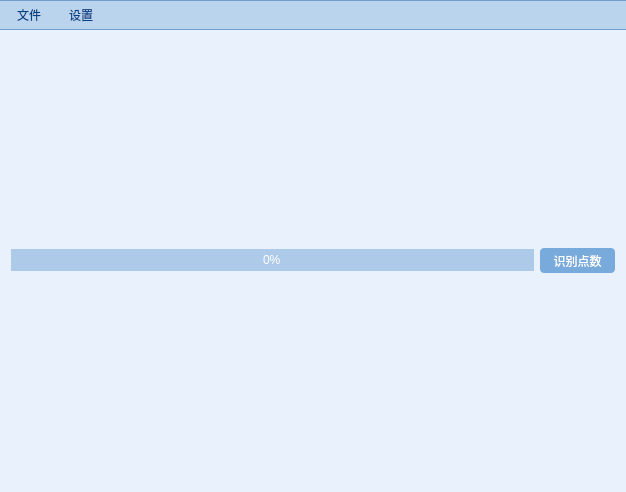
<?xml version="1.0" encoding="UTF-8"?>
<ui version="4.0">
 <class>MainWindow</class>
 <widget class="QMainWindow" name="MainWindow">
  <property name="geometry">
   <rect>
    <x>0</x>
    <y>0</y>
    <width>626</width>
    <height>492</height>
   </rect>
  </property>
  <property name="windowTitle">
   <string>MainWindow</string>
  </property>
  <property name="styleSheet">
   <string notr="true">#centralWidget{
         background: rgb(232, 241, 252);
}
#listWidget{
background: rgb(173, 202, 232);
}
#menuBar{
        background: rgb(187, 212, 238);
        border: 1px solid rgb(111, 156, 207);
        border-left: none;
        border-right: none;}
QMenuBar::item {
        border: 1px solid transparent;
        padding: 5px 10px 5px 10px;
        background: transparent;
}
QMenuBar::item:enabled {
        color: rgb(2, 65, 132);
}
QMenuBar::item:!enabled {
        color: rgb(155, 155, 155);
}
QMenuBar::item:enabled:selected {
        border-top-color: rgb(111, 156, 207);
        border-bottom-color: rgb(111, 156, 207);
        background: rgb(198, 224, 252);
}
QMenu {
        border: 1px solid rgb(111, 156, 207);
        background: rgb(232, 241, 250);
}
QMenu::item {
        height: 22px;
        padding: 0px 25px 0px 20px;
}
QMenu::item:enabled {
        color: rgb(84, 84, 84);
}
QMenu::item:!enabled {
        color: rgb(155, 155, 155);
}
QMenu::item:enabled:selected {
        color: rgb(2, 65, 132);
        background: rgba(255, 255, 255, 200);
}
QMenu::separator {
        height: 1px;
        background: rgb(111, 156, 207);
}
QMenu::indicator {
        width: 13px;
        height: 13px;
}
QProgressBar{
        border: none;
        text-align: center;
        color: white;
        background: rgb(173, 202, 232);
}
QProgressBar::chunk {
        background: rgb(16, 135, 209);
}

QProgressBar#progressBar {
        border: none;
        text-align: center;
        color: white;
        background-repeat: repeat-x;
}
QProgressBar#progressBar::chunk {
        border: none;
        background-repeat: repeat-x;
}
QScrollBar:vertical
{
    width:8px;
    background:rgba(0,0,0,0%);
    margin:0px,0px,0px,0px;
    padding-top:9px;
    padding-bottom:9px;
}
QScrollBar::handle:vertical
{
    width:8px;
    background:rgba(0,0,0,25%);
    border-radius:4px; 
    min-height:20;
}
QScrollBar::handle:vertical:hover
{
    width:8px;
    background:rgba(0,0,0,50%);  
    border-radius:4px;
    min-height:20;
}
/*按钮*/
QPushButton{
        border-radius: 4px;
        border: none;
        width: 75px;
        height: 25px;
}
QPushButton:enabled {
        background: rgb(120, 170, 220);
        color: white;
}
QPushButton:!enabled {
        background: rgb(180, 180, 180);
        color: white;
}
QPushButton:enabled:hover{
        background: rgb(100, 160, 220);
}
QPushButton:enabled:pressed{
        background: rgb(0, 78, 161);
}

QPushButton#blueButton {
        color: white;
}
QPushButton#blueButton:enabled {
        background: rgb(0, 78, 161);
        color: white;
}
QPushButton:!enabled {
        background: rgb(180, 180, 180);
        color: white;
}</string>
  </property>
  <widget class="QWidget" name="centralWidget">
   <layout class="QVBoxLayout" name="verticalLayout_2">
    <item>
     <layout class="QVBoxLayout" name="verticalLayout" stretch="0">
      <item>
       <layout class="QHBoxLayout" name="horizontalLayout" stretch="0,0">
        <item>
         <widget class="QProgressBar" name="progressBar">
          <property name="value">
           <number>0</number>
          </property>
          <property name="textVisible">
           <bool>true</bool>
          </property>
         </widget>
        </item>
        <item>
         <widget class="QPushButton" name="pushButton">
          <property name="text">
           <string>识别点数</string>
          </property>
         </widget>
        </item>
       </layout>
      </item>
     </layout>
    </item>
   </layout>
  </widget>
  <widget class="QMenuBar" name="menuBar">
   <property name="geometry">
    <rect>
     <x>0</x>
     <y>0</y>
     <width>626</width>
     <height>30</height>
    </rect>
   </property>
   <widget class="QMenu" name="menuopen">
    <property name="title">
     <string>文件</string>
    </property>
    <addaction name="actionopen"/>
    <addaction name="actionclose"/>
   </widget>
   <widget class="QMenu" name="menu">
    <property name="title">
     <string>设置</string>
    </property>
    <widget class="QMenu" name="menu_2">
     <property name="title">
      <string>排列</string>
     </property>
     <addaction name="action1"/>
     <addaction name="action2"/>
    </widget>
    <addaction name="menu_2"/>
   </widget>
   <addaction name="menuopen"/>
   <addaction name="menu"/>
  </widget>
  <action name="actionopen">
   <property name="text">
    <string>打开</string>
   </property>
  </action>
  <action name="actionclose">
   <property name="text">
    <string>删除</string>
   </property>
  </action>
  <action name="action2">
   <property name="text">
    <string>方式2</string>
   </property>
  </action>
  <action name="action1">
   <property name="text">
    <string>方式1</string>
   </property>
  </action>
 </widget>
 <layoutdefault spacing="6" margin="11"/>
 <resources/>
 <connections/>
</ui>
